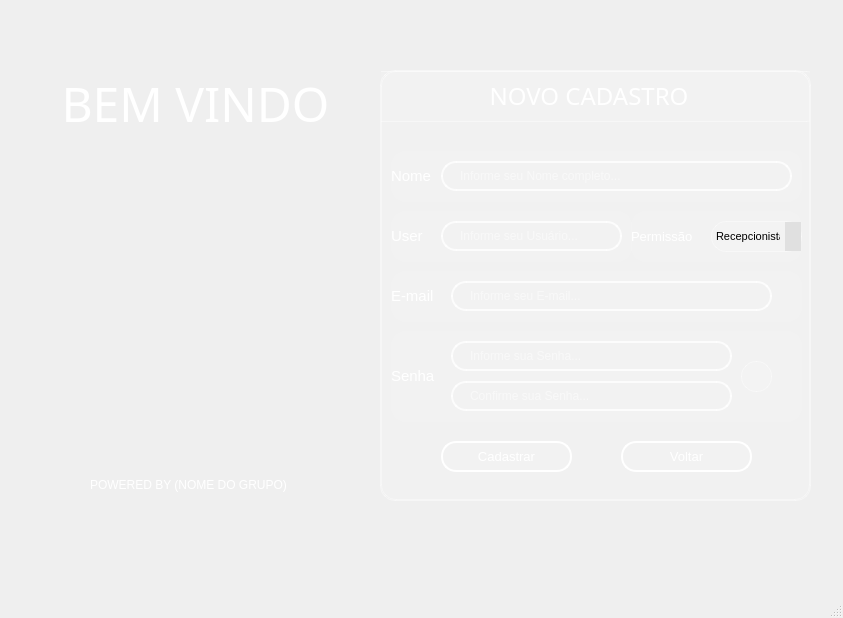
<?xml version="1.0" encoding="UTF-8"?>
<ui version="4.0">
 <class>MainWindow</class>
 <widget class="QMainWindow" name="MainWindow">
  <property name="geometry">
   <rect>
    <x>0</x>
    <y>0</y>
    <width>843</width>
    <height>618</height>
   </rect>
  </property>
  <property name="windowTitle">
   <string>MainWindow</string>
  </property>
  <widget class="QWidget" name="centralwidget">
   <widget class="QLabel" name="label">
    <property name="geometry">
     <rect>
      <x>90</x>
      <y>470</y>
      <width>211</width>
      <height>31</height>
     </rect>
    </property>
    <property name="text">
     <string>&lt;html&gt;&lt;head/&gt;&lt;body&gt;&lt;p&gt;&lt;span style=&quot; font-size:9pt; color:#ffffff;&quot;&gt;POWERED BY (NOME DO GRUPO)&lt;/span&gt;&lt;/p&gt;&lt;/body&gt;&lt;/html&gt;</string>
    </property>
   </widget>
   <widget class="QLabel" name="label_7">
    <property name="geometry">
     <rect>
      <x>60</x>
      <y>70</y>
      <width>271</width>
      <height>61</height>
     </rect>
    </property>
    <property name="font">
     <font>
      <family>Montserrat Medium</family>
      <pointsize>48</pointsize>
      <italic>false</italic>
     </font>
    </property>
    <property name="text">
     <string>&lt;html&gt;&lt;head/&gt;&lt;body&gt;&lt;p align=&quot;center&quot;&gt;&lt;span style=&quot; font-size:36pt; color:#ffffff;&quot;&gt;BEM VINDO&lt;/span&gt;&lt;/p&gt;&lt;/body&gt;&lt;/html&gt;</string>
    </property>
   </widget>
   <widget class="QLabel" name="label_3">
    <property name="geometry">
     <rect>
      <x>-400</x>
      <y>-830</y>
      <width>1291</width>
      <height>2001</height>
     </rect>
    </property>
    <property name="frameShape">
     <enum>QFrame::Box</enum>
    </property>
    <property name="text">
     <string/>
    </property>
    <property name="pixmap">
     <pixmap>fundo azul.jpg</pixmap>
    </property>
   </widget>
   <widget class="QStackedWidget" name="stackedWidget">
    <property name="geometry">
     <rect>
      <x>380</x>
      <y>70</y>
      <width>431</width>
      <height>431</height>
     </rect>
    </property>
    <property name="styleSheet">
     <string notr="true">QWidge {
    background-color: rgba(245, 245, 245, 70);
    border-radius: 12px;
    border: 2px solid rgba(255, 255, 255, 150);
    backdrop-filter: blur(15px);
    padding: 5px;
}
QWidget {
    background-color: rgba(255, 255, 255, 20); /* 50 = 20% de opacidade */
    border-radius: 15px;
    border: 1px solid rgba(255, 255, 255, 100);
    
    /* Efeito de desfoque (requer código adicional - ver explicação abaixo) */
    backdrop-filter: blur(10px);
}</string>
    </property>
    <property name="frameShape">
     <enum>QFrame::StyledPanel</enum>
    </property>
    <property name="frameShadow">
     <enum>QFrame::Raised</enum>
    </property>
    <property name="currentIndex">
     <number>1</number>
    </property>
    <widget class="QWidget" name="stackedWidget_loginPage1_3">
     <widget class="QLabel" name="label_5">
      <property name="geometry">
       <rect>
        <x>-80</x>
        <y>0</y>
        <width>571</width>
        <height>51</height>
       </rect>
      </property>
      <property name="font">
       <font>
        <family>Montserrat Medium</family>
        <pointsize>14</pointsize>
        <italic>false</italic>
       </font>
      </property>
      <property name="text">
       <string>&lt;html&gt;&lt;head/&gt;&lt;body&gt;&lt;p align=&quot;center&quot;&gt;&lt;span style=&quot; font-size:18pt; color:#ffffff;&quot;&gt;LOGIN&lt;/span&gt;&lt;/p&gt;&lt;/body&gt;&lt;/html&gt;</string>
      </property>
     </widget>
     <widget class="QLineEdit" name="lineEdit_user_2">
      <property name="geometry">
       <rect>
        <x>90</x>
        <y>200</y>
        <width>301</width>
        <height>31</height>
       </rect>
      </property>
      <property name="font">
       <font>
        <family>MS Shell Dlg 2</family>
        <italic>false</italic>
       </font>
      </property>
      <property name="styleSheet">
       <string notr="true">QLineEdit {
    /* Borda e fundo */
    border: 2px solid rgba(255, 255, 255, 200);
    border-radius: 15px;
    background-color: rgba(0, 0, 0, 0); /* Totalmente transparente */
    
    /* Espaçamento interno */
    padding: 5px 15px;
    
    /* Cor do texto */
    color: white;
    
    /* Melhora a renderização */
    background-clip: padding-box;
}

/* Efeito ao focar */
QLineEdit:focus {
    border: 2px solid rgba(255, 255, 255, 255);
    background-color: rgba(255, 255, 255, 20);
}</string>
      </property>
      <property name="placeholderText">
       <string>Digite seu Usuário...</string>
      </property>
     </widget>
     <widget class="QLabel" name="label_user_3">
      <property name="geometry">
       <rect>
        <x>20</x>
        <y>90</y>
        <width>391</width>
        <height>71</height>
       </rect>
      </property>
      <property name="font">
       <font>
        <family>MS Shell Dlg 2</family>
        <pointsize>10</pointsize>
        <weight>50</weight>
        <italic>false</italic>
        <bold>false</bold>
       </font>
      </property>
      <property name="styleSheet">
       <string notr="true">QLabel{
color: rgb(255, 255, 255);
border:3
}</string>
      </property>
      <property name="text">
       <string>&lt;html&gt;&lt;head/&gt;&lt;body&gt;&lt;p&gt;&lt;span style=&quot; font-size:11pt;&quot;&gt;User  &lt;/span&gt;&lt;/p&gt;&lt;/body&gt;&lt;/html&gt;</string>
      </property>
     </widget>
     <widget class="QLineEdit" name="lineEdit_passwrd_3">
      <property name="geometry">
       <rect>
        <x>90</x>
        <y>110</y>
        <width>301</width>
        <height>31</height>
       </rect>
      </property>
      <property name="font">
       <font>
        <family>MS Shell Dlg 2</family>
        <italic>false</italic>
       </font>
      </property>
      <property name="styleSheet">
       <string notr="true">QLineEdit {
    /* Borda e fundo */
    border: 2px solid rgba(255, 255, 255, 200);
    border-radius: 15px;
    background-color: rgba(0, 0, 0, 0); /* Totalmente transparente */
    
    /* Espaçamento interno */
    padding: 5px 15px;
    
    /* Cor do texto */
    color: white;
    
    /* Melhora a renderização */
    background-clip: padding-box;
}

/* Efeito ao focar */
QLineEdit:focus {
    border: 2px solid rgba(255, 255, 255, 255);
    background-color: rgba(255, 255, 255, 20);
}</string>
      </property>
      <property name="placeholderText">
       <string>Digite sua Senha...</string>
      </property>
     </widget>
     <widget class="QLabel" name="label_passwrd_3">
      <property name="geometry">
       <rect>
        <x>20</x>
        <y>180</y>
        <width>391</width>
        <height>71</height>
       </rect>
      </property>
      <property name="font">
       <font>
        <family>MS Shell Dlg 2</family>
        <pointsize>10</pointsize>
        <weight>50</weight>
        <italic>false</italic>
        <bold>false</bold>
       </font>
      </property>
      <property name="styleSheet">
       <string notr="true">QLabel{
color: rgb(255, 255, 255);
border:3
}</string>
      </property>
      <property name="text">
       <string>&lt;html&gt;&lt;head/&gt;&lt;body&gt;&lt;p&gt;&lt;span style=&quot; font-size:11pt;&quot;&gt;Senha&lt;/span&gt;&lt;/p&gt;&lt;/body&gt;&lt;/html&gt;</string>
      </property>
     </widget>
     <widget class="QPushButton" name="bttn_login">
      <property name="geometry">
       <rect>
        <x>70</x>
        <y>310</y>
        <width>131</width>
        <height>31</height>
       </rect>
      </property>
      <property name="font">
       <font>
        <family>MS Shell Dlg 2</family>
        <pointsize>10</pointsize>
        <weight>50</weight>
        <italic>false</italic>
        <bold>false</bold>
       </font>
      </property>
      <property name="styleSheet">
       <string notr="true">QPushButton {
    background-color: rgba(255, 255, 255, 0.5);
    border: 2px solid rgba(255, 255, 255, 0.3); /* Borda branca translúcida */
    color: #333333; /* Texto totalmente opaco */
}

QPushButton:hover {
     background-color: #CFD8DC;
    border-color: rgba(255, 255, 255,255); 
}

QPushButton:pressed {
    background-color: #A0B2C8; /* Azul acinzentado */
border-color: #003366; /* Azul escuro */
}
 QPushButton{border: 2px solid rgba(255, 255, 255, 200);
    border-radius: 15px;
    background-color: rgba(0, 0, 0, 0); /* Totalmente transparente */
    
    /* Espaçamento interno */
    padding: 5px 15px;
    
    /* Cor do texto */
    color: white;
    
    /* Melhora a renderização */
    background-clip: padding-box;
}

/* Efeito ao focar */
QPushButton {
    border: 2px solid rgba(255, 255, 255, 255);
    background-color: rgba(255, 255, 255, 20);
}</string>
      </property>
      <property name="text">
       <string>Entrar</string>
      </property>
     </widget>
     <widget class="QPushButton" name="bttn_alterindex_2">
      <property name="geometry">
       <rect>
        <x>230</x>
        <y>310</y>
        <width>131</width>
        <height>31</height>
       </rect>
      </property>
      <property name="font">
       <font>
        <family>MS Shell Dlg 2</family>
        <pointsize>8</pointsize>
        <weight>50</weight>
        <italic>false</italic>
        <bold>false</bold>
       </font>
      </property>
      <property name="styleSheet">
       <string notr="true">QPushButton {
    background-color: rgba(255, 255, 255, 0.5);
    border: 2px solid rgba(255, 255, 255, 0.3); /* Borda branca translúcida */
    color: #333333; /* Texto totalmente opaco */
}

QPushButton:hover {
     background-color: #CFD8DC;
    border-color: rgba(255, 255, 255,255); 
}

QPushButton:pressed {
    background-color: #A0B2C8; /* Azul acinzentado */
border-color: #003366; /* Azul escuro */
}
 QPushButton{border: 2px solid rgba(255, 255, 255, 200);
    border-radius: 15px;
    background-color: rgba(0, 0, 0, 0); /* Totalmente transparente */
    
    /* Espaçamento interno */
    padding: 5px 15px;
    
    /* Cor do texto */
    color: white;
    
    /* Melhora a renderização */
    background-clip: padding-box;
}

/* Efeito ao focar */
QPushButton {
    border: 2px solid rgba(255, 255, 255, 255);
    background-color: rgba(255, 255, 255, 20);
}</string>
      </property>
      <property name="text">
       <string>Novo Usuário</string>
      </property>
     </widget>
     <zorder>label_user_3</zorder>
     <zorder>label_passwrd_3</zorder>
     <zorder>label_5</zorder>
     <zorder>lineEdit_passwrd_3</zorder>
     <zorder>bttn_login</zorder>
     <zorder>bttn_alterindex_2</zorder>
     <zorder>lineEdit_user_2</zorder>
    </widget>
    <widget class="QWidget" name="page_3">
     <widget class="QLineEdit" name="lineEdit_email">
      <property name="geometry">
       <rect>
        <x>70</x>
        <y>210</y>
        <width>321</width>
        <height>30</height>
       </rect>
      </property>
      <property name="font">
       <font>
        <family>MS Shell Dlg 2</family>
        <italic>false</italic>
       </font>
      </property>
      <property name="styleSheet">
       <string notr="true">QLineEdit {
    /* Borda e fundo */
    border: 2px solid rgba(255, 255, 255, 200);
    border-radius: 15px;
    background-color: rgba(0, 0, 0, 0); /* Totalmente transparente */
    
    /* Espaçamento interno */
    padding: 5px 15px;
    
    /* Cor do texto */
    color: white;
    
    /* Melhora a renderização */
    background-clip: padding-box;
}

/* Efeito ao focar */
QLineEdit:focus {
    border: 2px solid rgba(255, 255, 255, 255);
    background-color: rgba(255, 255, 255, 20);
}</string>
      </property>
      <property name="placeholderText">
       <string>Informe seu E-mail...</string>
      </property>
     </widget>
     <widget class="QLabel" name="label_name_4">
      <property name="geometry">
       <rect>
        <x>10</x>
        <y>80</y>
        <width>411</width>
        <height>51</height>
       </rect>
      </property>
      <property name="font">
       <font>
        <family>MS Shell Dlg 2</family>
        <pointsize>10</pointsize>
        <weight>50</weight>
        <italic>false</italic>
        <bold>false</bold>
       </font>
      </property>
      <property name="styleSheet">
       <string notr="true">QLabel{
color: rgb(255, 255, 255);
border:3
}</string>
      </property>
      <property name="text">
       <string>&lt;html&gt;&lt;head/&gt;&lt;body&gt;&lt;p&gt;&lt;span style=&quot; font-size:11pt;&quot;&gt;Nome&lt;/span&gt;&lt;/p&gt;&lt;/body&gt;&lt;/html&gt;</string>
      </property>
     </widget>
     <widget class="QLineEdit" name="lineEdit_name">
      <property name="geometry">
       <rect>
        <x>60</x>
        <y>90</y>
        <width>351</width>
        <height>30</height>
       </rect>
      </property>
      <property name="font">
       <font>
        <family>MS Shell Dlg 2</family>
        <italic>false</italic>
       </font>
      </property>
      <property name="styleSheet">
       <string notr="true">QLineEdit {
    /* Borda e fundo */
    border: 2px solid rgba(255, 255, 255, 200);
    border-radius: 15px;
    background-color: rgba(0, 0, 0, 0); /* Totalmente transparente */
    
    /* Espaçamento interno */
    padding: 5px 15px;
    
    /* Cor do texto */
    color: white;
    
    /* Melhora a renderização */
    background-clip: padding-box;
}

/* Efeito ao focar */
QLineEdit:focus {
    border: 2px solid rgba(255, 255, 255, 255);
    background-color: rgba(255, 255, 255, 36);
}</string>
      </property>
      <property name="placeholderText">
       <string>Informe seu Nome completo...</string>
      </property>
     </widget>
     <widget class="QLabel" name="label_user_6">
      <property name="geometry">
       <rect>
        <x>10</x>
        <y>140</y>
        <width>241</width>
        <height>51</height>
       </rect>
      </property>
      <property name="font">
       <font>
        <family>MS Shell Dlg 2</family>
        <pointsize>10</pointsize>
       </font>
      </property>
      <property name="styleSheet">
       <string notr="true">QLabel{
color: rgb(255, 255, 255);
border:2
}</string>
      </property>
      <property name="text">
       <string>&lt;html&gt;&lt;head/&gt;&lt;body&gt;&lt;p&gt;&lt;span style=&quot; font-size:11pt;&quot;&gt;User  &lt;/span&gt;&lt;/p&gt;&lt;/body&gt;&lt;/html&gt;</string>
      </property>
     </widget>
     <widget class="QLineEdit" name="lineEdit_user">
      <property name="geometry">
       <rect>
        <x>60</x>
        <y>150</y>
        <width>181</width>
        <height>30</height>
       </rect>
      </property>
      <property name="font">
       <font>
        <family>MS Shell Dlg 2</family>
        <italic>false</italic>
       </font>
      </property>
      <property name="styleSheet">
       <string notr="true">QLineEdit {
    /* Borda e fundo */
    border: 2px solid rgba(255, 255, 255, 200);
    border-radius: 15px;
    background-color: rgba(0, 0, 0, 0); /* Totalmente transparente */
    
    /* Espaçamento interno */
    padding: 5px 15px;
    
    /* Cor do texto */
    color: white;
    
    /* Melhora a renderização */
    background-clip: padding-box;
}

/* Efeito ao focar */
QLineEdit:focus {
    border: 2px solid rgba(255, 255, 255, 255);
    background-color: rgba(255, 255, 255, 20);
}</string>
      </property>
      <property name="placeholderText">
       <string>Informe seu Usuário...</string>
      </property>
     </widget>
     <widget class="QLabel" name="label_2">
      <property name="geometry">
       <rect>
        <x>250</x>
        <y>140</y>
        <width>171</width>
        <height>51</height>
       </rect>
      </property>
      <property name="font">
       <font>
        <family>MS Shell Dlg 2</family>
        <pointsize>10</pointsize>
       </font>
      </property>
      <property name="styleSheet">
       <string notr="true">QLabel{
color: rgb(255, 255, 255);
border:2
}</string>
      </property>
      <property name="text">
       <string>Permissão</string>
      </property>
     </widget>
     <widget class="QComboBox" name="comboBox">
      <property name="geometry">
       <rect>
        <x>330</x>
        <y>150</y>
        <width>91</width>
        <height>31</height>
       </rect>
      </property>
      <property name="font">
       <font>
        <family>MS Shell Dlg 2</family>
        <pointsize>8</pointsize>
        <italic>false</italic>
       </font>
      </property>
      <property name="styleSheet">
       <string notr="true">QComboBox {
    background-color: F7F7F9  /* Cor de fundo */
    color: F7F7F9         /* Cor do texto */
    border: 1px solid #ccc;     /* Borda */
}

QComboBox::drop-down {
    background-color: #e0e0e0;  /* Cor do botão de dropdown */
}

QComboBox QAbstractItemView {
    background-color: White;  /* Cor do menu dropdown */
    color: Black;             /* Cor do texto no menu */
}</string>
      </property>
      <item>
       <property name="text">
        <string>Recepcionista</string>
       </property>
      </item>
      <item>
       <property name="text">
        <string>Gerente</string>
       </property>
      </item>
      <item>
       <property name="text">
        <string>Administrador</string>
       </property>
      </item>
     </widget>
     <widget class="QLabel" name="label_passwrd_6">
      <property name="geometry">
       <rect>
        <x>10</x>
        <y>260</y>
        <width>411</width>
        <height>91</height>
       </rect>
      </property>
      <property name="font">
       <font>
        <family>MS Shell Dlg 2</family>
        <pointsize>10</pointsize>
        <weight>50</weight>
        <italic>false</italic>
        <bold>false</bold>
       </font>
      </property>
      <property name="styleSheet">
       <string notr="true">QLabel{
color: rgb(255, 255, 255);
border:2
}</string>
      </property>
      <property name="text">
       <string>&lt;html&gt;&lt;head/&gt;&lt;body&gt;&lt;p&gt;&lt;span style=&quot; font-size:11pt;&quot;&gt;Senha&lt;/span&gt;&lt;/p&gt;&lt;/body&gt;&lt;/html&gt;</string>
      </property>
     </widget>
     <widget class="QLineEdit" name="lineEdit_passwrd">
      <property name="geometry">
       <rect>
        <x>70</x>
        <y>270</y>
        <width>281</width>
        <height>30</height>
       </rect>
      </property>
      <property name="font">
       <font>
        <family>MS Shell Dlg 2</family>
        <italic>false</italic>
       </font>
      </property>
      <property name="styleSheet">
       <string notr="true">QLineEdit {
    /* Borda e fundo */
    border: 2px solid rgba(255, 255, 255, 200);
    border-radius: 15px;
    background-color: rgba(0, 0, 0, 0); /* Totalmente transparente */
    
    /* Espaçamento interno */
    padding: 5px 15px;
    
    /* Cor do texto */
    color: white;
    
    /* Melhora a renderização */
    background-clip: padding-box;
}

/* Efeito ao focar */
QLineEdit:focus {
    border: 2px solid rgba(255, 255, 255, 255);
    background-color: rgba(255, 255, 255, 20);
}</string>
      </property>
      <property name="placeholderText">
       <string>Informe sua Senha...</string>
      </property>
     </widget>
     <widget class="QLabel" name="label_email_4">
      <property name="geometry">
       <rect>
        <x>10</x>
        <y>200</y>
        <width>411</width>
        <height>51</height>
       </rect>
      </property>
      <property name="font">
       <font>
        <family>MS Shell Dlg 2</family>
        <pointsize>10</pointsize>
        <weight>50</weight>
        <italic>false</italic>
        <bold>false</bold>
       </font>
      </property>
      <property name="styleSheet">
       <string notr="true">QLabel{
color: rgb(255, 255, 255);
border:2
}</string>
      </property>
      <property name="text">
       <string>&lt;html&gt;&lt;head/&gt;&lt;body&gt;&lt;p&gt;&lt;span style=&quot; font-size:11pt;&quot;&gt;E-mail&lt;/span&gt;&lt;/p&gt;&lt;/body&gt;&lt;/html&gt;</string>
      </property>
     </widget>
     <widget class="QLineEdit" name="lineEdit_passwrd_2">
      <property name="geometry">
       <rect>
        <x>70</x>
        <y>310</y>
        <width>281</width>
        <height>30</height>
       </rect>
      </property>
      <property name="font">
       <font>
        <family>MS Shell Dlg 2</family>
        <italic>false</italic>
       </font>
      </property>
      <property name="styleSheet">
       <string notr="true">QLineEdit {
    /* Borda e fundo */
    border: 2px solid rgba(255, 255, 255, 200);
    border-radius: 15px;
    background-color: rgba(0, 0, 0, 0); /* Totalmente transparente */
    
    /* Espaçamento interno */
    padding: 5px 15px;
    
    /* Cor do texto */
    color: white;
    
    /* Melhora a renderização */
    background-clip: padding-box;
}

/* Efeito ao focar */
QLineEdit:focus {
    border: 2px solid rgba(255, 255, 255, 255);
    background-color: rgba(255, 255, 255, 20);
}</string>
      </property>
      <property name="placeholderText">
       <string>Confirme sua Senha...</string>
      </property>
     </widget>
     <widget class="QPushButton" name="bttn_register">
      <property name="geometry">
       <rect>
        <x>60</x>
        <y>370</y>
        <width>131</width>
        <height>31</height>
       </rect>
      </property>
      <property name="font">
       <font>
        <family>MS Shell Dlg 2</family>
        <pointsize>10</pointsize>
        <weight>50</weight>
        <italic>false</italic>
        <bold>false</bold>
       </font>
      </property>
      <property name="styleSheet">
       <string notr="true">QPushButton {
    background-color: rgba(255, 255, 255, 0.5);
    border: 5px solid rgba(255, 255, 255, 0.3); /* Borda branca translúcida */
    color: #333333; /* Texto totalmente opaco */
}

QPushButton:hover {
     background-color: #CFD8DC;
    border-color: rgba(255, 255, 255,255); 
}

QPushButton:pressed {
    background-color: #A0B2C8; /* Azul acinzentado */
border-color: #003366; /* Azul escuro */
}
 QPushButton{border: 2px solid rgba(255, 255, 255, 200);
    border-radius: 15px;
    background-color: rgba(0, 0, 0, 0); /* Totalmente transparente */
    
    /* Espaçamento interno */
    padding: 5px 15px;
    
    /* Cor do texto */
    color: white;
    
    /* Melhora a renderização */
    background-clip: padding-box;
}

/* Efeito ao focar */
QPushButton {
    border: 2px solid rgba(255, 255, 255, 255);
    background-color: rgba(255, 255, 255, 20);
}</string>
      </property>
      <property name="text">
       <string>Cadastrar</string>
      </property>
     </widget>
     <widget class="QPushButton" name="bttn_alterindex">
      <property name="geometry">
       <rect>
        <x>240</x>
        <y>370</y>
        <width>131</width>
        <height>31</height>
       </rect>
      </property>
      <property name="font">
       <font>
        <family>MS Shell Dlg 2</family>
        <pointsize>10</pointsize>
        <weight>50</weight>
        <italic>false</italic>
        <bold>false</bold>
       </font>
      </property>
      <property name="styleSheet">
       <string notr="true">QPushButton {
    background-color: rgba(255, 255, 255, 0.5);
    border: 2px solid rgba(255, 255, 255, 0.3); /* Borda branca translúcida */
    color: #333333; /* Texto totalmente opaco */
}

QPushButton:hover {
     background-color: #CFD8DC;
    border-color: rgba(255, 255, 255,255); 
}

QPushButton:pressed {
    background-color: #A0B2C8; /* Azul acinzentado */
border-color: #003366; /* Azul escuro */
}
 QPushButton{border: 2px solid rgba(255, 255, 255, 200);
    border-radius: 15px;
    background-color: rgba(0, 0, 0, 0); /* Totalmente transparente */
    
    /* Espaçamento interno */
    padding: 5px 15px;
    
    /* Cor do texto */
    color: white;
    
    /* Melhora a renderização */
    background-clip: padding-box;
}

/* Efeito ao focar */
QPushButton {
    border: 2px solid rgba(255, 255, 255, 255);
    background-color: rgba(255, 255, 255, 20);
}</string>
      </property>
      <property name="text">
       <string>Voltar</string>
      </property>
     </widget>
     <widget class="QPushButton" name="bttn_passwrdview">
      <property name="geometry">
       <rect>
        <x>360</x>
        <y>290</y>
        <width>31</width>
        <height>31</height>
       </rect>
      </property>
      <property name="text">
       <string/>
      </property>
     </widget>
     <widget class="QLabel" name="label_6">
      <property name="geometry">
       <rect>
        <x>-30</x>
        <y>0</y>
        <width>471</width>
        <height>51</height>
       </rect>
      </property>
      <property name="font">
       <font>
        <family>Montserrat Medium</family>
        <pointsize>14</pointsize>
        <italic>false</italic>
       </font>
      </property>
      <property name="text">
       <string>&lt;html&gt;&lt;head/&gt;&lt;body&gt;&lt;p align=&quot;center&quot;&gt;&lt;span style=&quot; font-size:18pt; color:#ffffff;&quot;&gt;NOVO CADASTRO&lt;/span&gt;&lt;/p&gt;&lt;/body&gt;&lt;/html&gt;</string>
      </property>
     </widget>
     <zorder>label_email_4</zorder>
     <zorder>label_name_4</zorder>
     <zorder>lineEdit_name</zorder>
     <zorder>label_user_6</zorder>
     <zorder>lineEdit_user</zorder>
     <zorder>label_2</zorder>
     <zorder>comboBox</zorder>
     <zorder>label_passwrd_6</zorder>
     <zorder>lineEdit_passwrd</zorder>
     <zorder>lineEdit_email</zorder>
     <zorder>lineEdit_passwrd_2</zorder>
     <zorder>bttn_register</zorder>
     <zorder>bttn_alterindex</zorder>
     <zorder>bttn_passwrdview</zorder>
     <zorder>label_6</zorder>
    </widget>
   </widget>
   <zorder>label_3</zorder>
   <zorder>label</zorder>
   <zorder>label_7</zorder>
   <zorder>stackedWidget</zorder>
  </widget>
  <widget class="QStatusBar" name="statusbar"/>
 </widget>
 <resources/>
 <connections/>
</ui>
